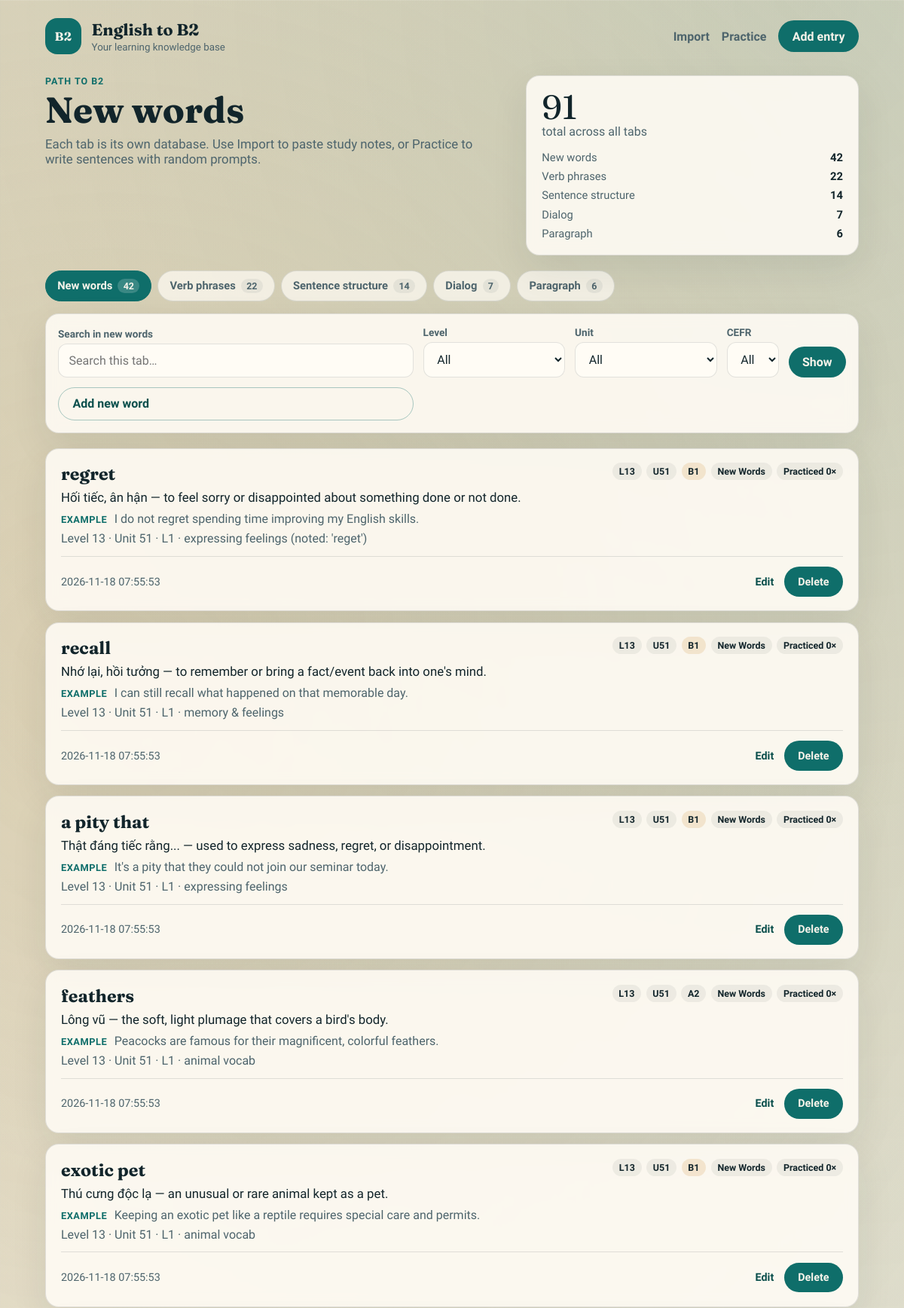
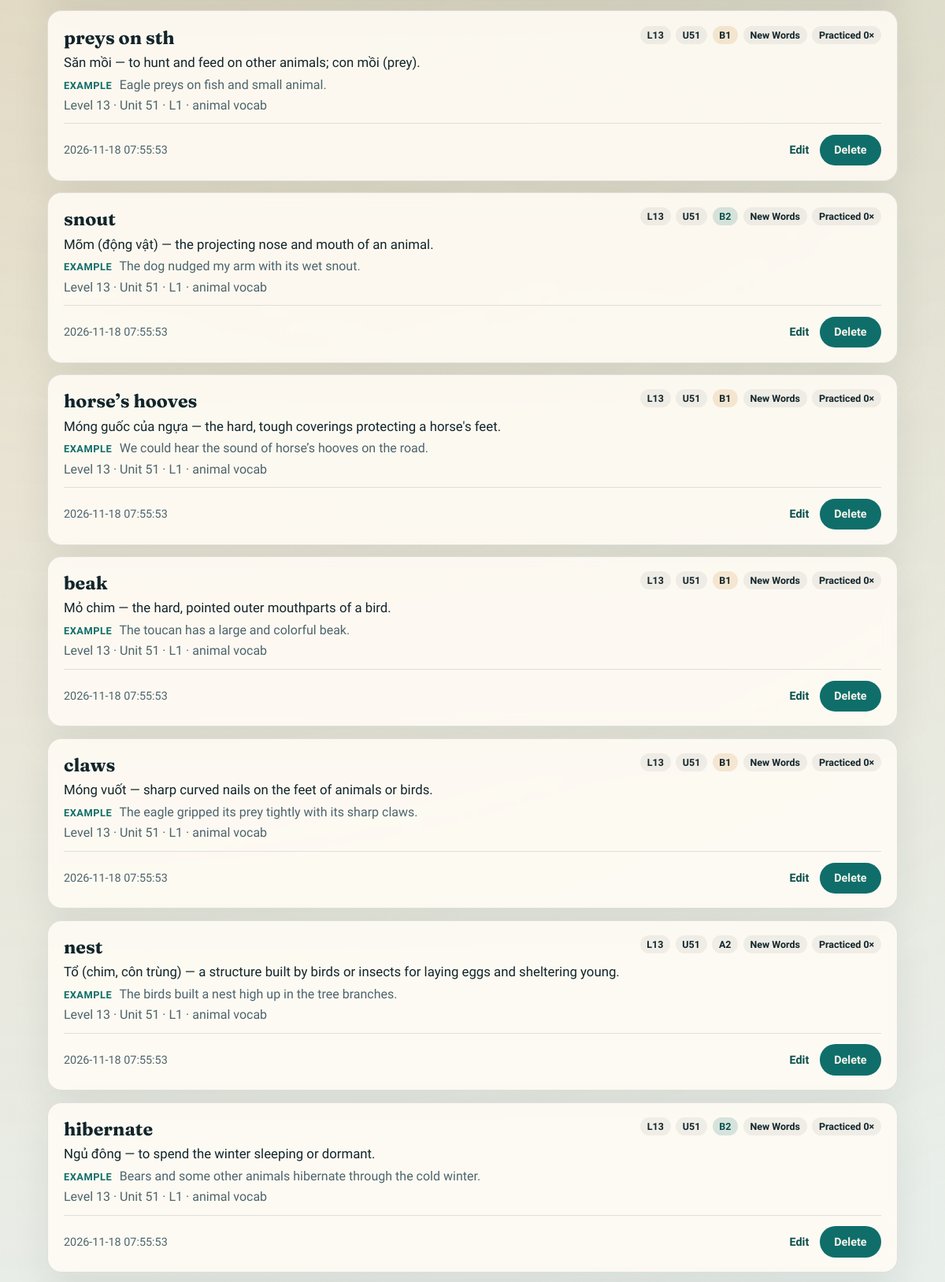
The page / (upper part) on the database its author committed (2 pictures, top to bottom).
### tables this page shows
CREATE TABLE new_words (
  id INTEGER PRIMARY KEY AUTOINCREMENT,
  word TEXT NOT NULL,
  meaning TEXT NOT NULL,
  example TEXT,
  notes TEXT,
  cefr_level TEXT NOT NULL DEFAULT 'B1' CHECK (
    cefr_level IN ('A1', 'A2', 'B1', 'B2')
  ),
  created_at TEXT NOT NULL DEFAULT (datetime('now', 'localtime')),
  updated_at TEXT NOT NULL DEFAULT (datetime('now', 'localtime'))
, level INTEGER NOT NULL DEFAULT 13, practice_count INTEGER NOT NULL DEFAULT 0, unit INTEGER NOT NULL DEFAULT 50);

### app.py (the view)
@app.get("/")
def index():
    type_key = db.ensure_type(request.args.get("type", db.DEFAULT_TYPE).strip())
    q = request.args.get("q", "").strip()
    cefr_level = request.args.get("cefr_level", "").strip()
    level = request.args.get("level", "").strip()
    unit = request.args.get("unit", "").strip()
    entries = db.list_entries(type_key, q=q, cefr_level=cefr_level, level=level, unit=unit)
    stats = db.progress_stats()
    meta = db.TYPES[type_key]
    return render_template(
        "index.html",
        type_key=type_key,
        meta=meta,
        types=db.TYPES,
        type_order=db.TYPE_ORDER,
        entries=entries,
        stats=stats,
        q=q,
        cefr_level=cefr_level,
        level=level,
        unit=unit,
        levels=db.CEFR_LEVELS,
        course_levels=_nav_levels(),
        course_units=_nav_units(),
    )

### app.py (called while the page is built)
@app.before_request
def ensure_db() -> None:
    db.init_db()

def _nav_levels() -> list[int]:
    return db.distinct_levels() or [db.DEFAULT_COURSE_LEVEL]

def _nav_units() -> list[int]:
    return db.distinct_units() or [db.DEFAULT_UNIT]

### db.py (called while the page is built, shortened)
def get_connection() -> sqlite3.Connection:
    DATA_DIR.mkdir(parents=True, exist_ok=True)
    conn = sqlite3.connect(DB_PATH)
    conn.row_factory = sqlite3.Row
    conn.execute("PRAGMA foreign_keys = ON")
    return conn

def _table_columns(conn: sqlite3.Connection, table: str) -> set[str]:
    rows = conn.execute(f"PRAGMA table_info({table})").fetchall()
    return {row["name"] for row in rows}

def init_db() -> None:
    with get_connection() as conn:
        conn.executescript(SCHEMA_PATH.read_text(encoding="utf-8"))
        _migrate_schema(conn)
        conn.commit()

def ensure_type(type_key: str) -> str:
    if type_key in TYPES:
        return type_key
    return DEFAULT_TYPE

def list_entries(
    type_key: str,
    *,
    q: str = "",
    cefr_level: str = "",
    level: str | int | None = "",
    unit: str | int | None = "",
) -> list[sqlite3.Row]:
    type_key = ensure_type(type_key)
    meta = TYPES[type_key]
    table = meta["table"]
    title_field = meta["title_field"]
    body_field = meta["body_field"]
    sql = f"SELECT * FROM {table} WHERE 1=1"
    params: list[Any] = []
    if cefr_level:
        sql += " AND cefr_level = ?"
        params.append(cefr_level)
    if level not in ("", None):
        sql += " AND level = ?"
        params.append(parse_level(level))
    if unit not in ("", None):
        sql += " AND unit = ?"
        params.append(parse_unit(unit))
    sql += " ORDER BY datetime(created_at) DESC, id DESC"
    with get_connection() as conn:
        return list(conn.execute(sql, params))

def distinct_levels() -> list[int]:
    levels: set[int] = set()
    with get_connection() as conn:
        for meta in TYPES.values():
            for row in conn.execute(f"SELECT DISTINCT level FROM {meta['table']}"):
                if row["level"] is not None:
                    levels.add(int(row["level"]))
    return sorted(levels)

def distinct_units() -> list[int]:
    units: set[int] = set()
    with get_connection() as conn:
        for meta in TYPES.values():
            for row in conn.execute(f"SELECT DISTINCT unit FROM {meta['table']}"):
                if row["unit"] is not None:
                    units.add(int(row["unit"]))
    return sorted(units)

### templates/index.html (shortened to what this page needs)
{% extends "base.html" %}
{% block content %}
<section class="hero">
  <div>
    <p class="eyebrow">Path to B2</p>
    <h1>{{ meta.label }}</h1>
    <p class="lede">Each tab is its own database. Use Import to paste study notes, or Practice to write sentences with random prompts.</p>
  </div>
  <aside class="stats" aria-label="Progress by type">
    <div class="stat-main">
      <span class="stat-number">{{ stats.total }}</span>
      <span class="stat-label">total across all tabs</span>
    </div>
    <ul class="type-bars">
      {% for key in type_order %}
        <li>
          <span>{{ types[key].label }}</span>
          <strong>{{ stats.by_type[key] }}</strong>
        </li>
      {% endfor %}
    </ul>
  </aside>
</section>
<nav class="tabs" aria-label="Learning types">
  {% for key in type_order %}
    <a
      class="tab {% if key == type_key %}is-active{% endif %}"
      href="{{ url_for('index', type=key) }}"
    >
      {{ types[key].label }}
      <em>{{ stats.by_type[key] }}</em>
    </a>
  {% endfor %}
</nav>
<form class="filters" method="get" action="{{ url_for('index') }}">
  <label>
    <span>Search in {{ meta.label|lower }}</span>
    <input type="search" name="q" value="{{ q }}" placeholder="Search this tab…">
  </label>
  <label>
    <span>Level</span>
    <select name="level">
      <option value="">All</option>
    </select>
  </label>
  <label>
    <span>Unit</span>
    <select name="unit">
      <option value="">All</option>
    </select>
  </label>
  <label>
    <span>CEFR</span>
    <select name="cefr_level">
      <option value="">All</option>
    </select>
  </label>
  <button type="submit">Show</button>
  <a class="btn btn-ghost" href="{{ url_for('add', type=type_key) }}">Add {{ meta.singular }}</a>
</form>
{% if entries %}
  <section class="knowledge-list" aria-label="{{ meta.label }}">
    {% for entry in entries %}
      <article class="entry">
        <header>
          <h2>{{ entry[meta.title_field] }}</h2>
          <div class="tags">
            <span class="tag">L{{ entry.level }}</span>
            <span class="tag">U{{ entry.unit }}</span>
            <span class="tag level-{{ entry.cefr_level }}">{{ entry.cefr_level }}</span>
            <span class="tag">{{ meta.label }}</span>
            {% if meta.has_practice %}
              <span class="tag">Practiced {{ entry.practice_count }}×</span>
            {% endif %}
          </div>
        </header>
        {% if type_key in ['dialogs', 'paragraphs'] %}
          <pre class="content-block">{{ entry.content }}</pre>
        {% else %}
          <p class="meaning">{{ entry[meta.body_field] }}</p>
          {% if entry.example %}
            <p class="example"><span>Example</span> {{ entry.example }}</p>
          {% endif %}
        {% endif %}
        {% if entry.notes %}
          <p class="notes">{{ entry.notes }}</p>
        {% endif %}
        <footer>
          <time datetime="{{ entry.created_at }}">{{ entry.created_at }}</time>
          <div class="actions">
            <a href="{{ url_for('edit', type_key=type_key, entry_id=entry.id) }}">Edit</a>
            <form method="post" action="{{ url_for('delete', type_key=type_key, entry_id=entry.id) }}" onsubmit="return confirm('Delete this entry?');">
              <button type="submit" class="linkish">Delete</button>
            </form>
          </div>
        </footer>
      </article>
    {% endfor %}
  </section>
{% else %}
  <section class="empty">
    <h2>No {{ meta.label|lower }} yet</h2>
    <p>This tab is empty. Add an entry here, or import study notes to fill the right tables.</p>
    <a class="btn" href="{{ url_for('add', type=type_key) }}">Add {{ meta.singular }}</a>
  </section>
{% endif %}
{% endblock %}

### rows shown on the page
new_words: word "regret", level "13", unit "51", cefr_level "B1", label "New Words", practice_count "0", meaning "Hối tiếc, ân hận — to feel sorry or disappointed about something done or not done.", example "I do not regret spending time improving my English skills.", notes "Level 13 · Unit 51 · L1 · expressing feelings (noted: 'reget')", created_at "2026-11-18 07:55:53"
new_words: word "recall", level "13", unit "51", cefr_level "B1", label "New Words", practice_count "0", meaning "Nhớ lại, hồi tưởng — to remember or bring a fact/event back into one's mind.", example "I can still recall what happened on that memorable day.", notes "Level 13 · Unit 51 · L1 · memory & feelings", created_at "2026-11-18 07:55:53"
new_words: word "a pity that", level "13", unit "51", cefr_level "B1", label "New Words", practice_count "0", meaning "Thật đáng tiếc rằng... — used to express sadness, regret, or disappointment.", example "It's a pity that they could not join our seminar today.", notes "Level 13 · Unit 51 · L1 · expressing feelings", created_at "2026-11-18 07:55:53"
new_words: word "feathers", level "13", unit "51", cefr_level "A2", label "New Words", practice_count "0", meaning "Lông vũ — the soft, light plumage that covers a bird's body.", example "Peacocks are famous for their magnificent, colorful feathers.", notes "Level 13 · Unit 51 · L1 · animal vocab", created_at "2026-11-18 07:55:53"
new_words: word "exotic pet", level "13", unit "51", cefr_level "B1", label "New Words", practice_count "0", meaning "Thú cưng độc lạ — an unusual or rare animal kept as a pet.", example "Keeping an exotic pet like a reptile requires special care and permits.", notes "Level 13 · Unit 51 · L1 · animal vocab", created_at "2026-11-18 07:55:53"
new_words: word "preys on sth", level "13", unit "51", cefr_level "B1", label "New Words", practice_count "0", meaning "Săn mồi — to hunt and feed on other animals; con mồi (prey).", example "Eagle preys on fish and small animal.", notes "Level 13 · Unit 51 · L1 · animal vocab", created_at "2026-11-18 07:55:53"
new_words: word "snout", level "13", unit "51", cefr_level "B2", label "New Words", practice_count "0", meaning "Mõm (động vật) — the projecting nose and mouth of an animal.", example "The dog nudged my arm with its wet snout.", notes "Level 13 · Unit 51 · L1 · animal vocab", created_at "2026-11-18 07:55:53"
new_words: word "horse’s hooves", level "13", unit "51", cefr_level "B1", label "New Words", practice_count "0", meaning "Móng guốc của ngựa — the hard, tough coverings protecting a horse's feet.", example "We could hear the sound of horse’s hooves on the road.", notes "Level 13 · Unit 51 · L1 · animal vocab", created_at "2026-11-18 07:55:53"
new_words: word "beak", level "13", unit "51", cefr_level "B1", label "New Words", practice_count "0", meaning "Mỏ chim — the hard, pointed outer mouthparts of a bird.", example "The toucan has a large and colorful beak.", notes "Level 13 · Unit 51 · L1 · animal vocab", created_at "2026-11-18 07:55:53"
new_words: word "claws", level "13", unit "51", cefr_level "B1", label "New Words", practice_count "0", meaning "Móng vuốt — sharp curved nails on the feet of animals or birds.", example "The eagle gripped its prey tightly with its sharp claws.", notes "Level 13 · Unit 51 · L1 · animal vocab", created_at "2026-11-18 07:55:53"
new_words: word "nest", level "13", unit "51", cefr_level "A2", label "New Words", practice_count "0", meaning "Tổ (chim, côn trùng) — a structure built by birds or insects for laying eggs and sheltering young.", example "The birds built a nest high up in the tree branches.", notes "Level 13 · Unit 51 · L1 · animal vocab", created_at "2026-11-18 07:55:53"
new_words: word "hibernate", level "13", unit "51", cefr_level "B2", label "New Words", practice_count "0", meaning "Ngủ đông — to spend the winter sleeping or dormant.", example "Bears and some other animals hibernate through the cold winter.", notes "Level 13 · Unit 51 · L1 · animal vocab", created_at "2026-11-18 07:55:53"

### other values the page prints
{{ meta.label }} "New words"
{{ stats.total }} "91"
{{ types[key].label }} "New words" "Verb phrases" "Sentence structure" "Dialog" "Paragraph"
{{ stats.by_type[key] }} "42" "22" "14" "7" "6"
{{ meta.label|lower }} "new words"
{{ meta.singular }} "new word"
